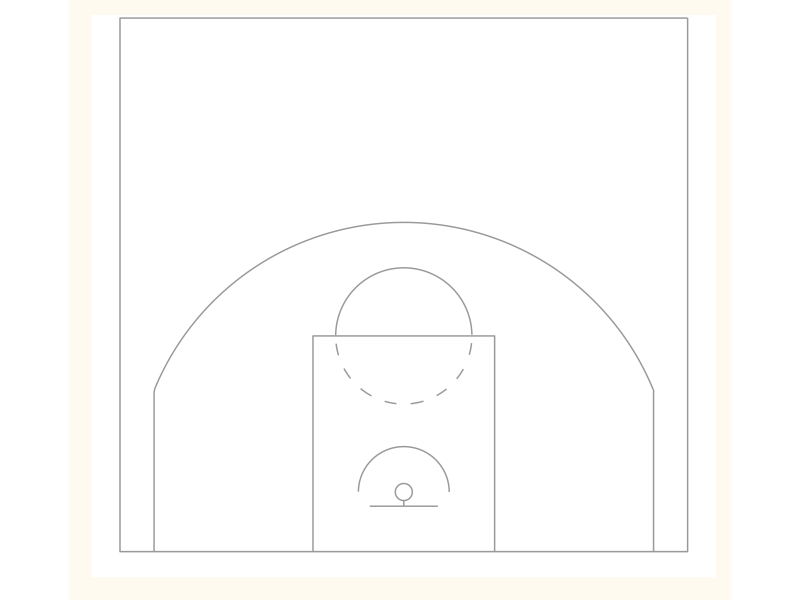

Source code (R):
library(tidyverse)

circle_points = function(center = c(0, 0), radius = 1, npoints = 360) {
  angles = seq(0, 2 * pi, length.out = npoints)
  return(data.frame(x = center[1] + radius * cos(angles),
                    y = center[2] + radius * sin(angles)))
}

width = 50
height = 94 / 2
key_height = 19
inner_key_width = 12
outer_key_width = 16
backboard_width = 6
backboard_offset = 4
neck_length = 0.5
hoop_radius = 0.75
hoop_center_y = backboard_offset + neck_length + hoop_radius
three_point_radius = 23.75
three_point_side_radius = 22
three_point_side_height = 14

court_themes = list(
  light = list(
    court = 'white',
    lines = '#999999',
    text = '#222222',
    made = '#00bfc4',
    missed = '#f8766d',
    hex_border_size = 1,
    hex_border_color = "#000000"
  ),
  dark = list(
    court = '#000004',
    lines = '#999999',
    text = '#f0f0f0',
    made = '#00bfc4',
    missed = '#f8766d',
    hex_border_size = 0,
    hex_border_color = "#000000"
  )
)


plot_court = function(court_theme = court_themes$light, use_short_three = FALSE) {
  if (use_short_three) {
    three_point_radius = 22
    three_point_side_height = 0
  }

  court_points = data.frame(
    x = c(width / 2, width / 2, -width / 2, -width / 2, width / 2),
    y = c(height, 0, 0, height, height),
    desc = "perimeter"
  )

  court_points = bind_rows(court_points , data.frame(
    x = c(outer_key_width / 2, outer_key_width / 2, -outer_key_width / 2, -outer_key_width / 2),
    y = c(0, key_height, key_height, 0),
    desc = "outer_key"
  ))

  court_points = bind_rows(court_points , data.frame(
    x = c(-backboard_width / 2, backboard_width / 2),
    y = c(backboard_offset, backboard_offset),
    desc = "backboard"
  ))

  court_points = bind_rows(court_points , data.frame(
    x = c(0, 0), y = c(backboard_offset, backboard_offset + neck_length), desc = "neck"
  ))

  foul_circle = circle_points(center = c(0, key_height), radius = inner_key_width / 2)

  foul_circle_top = filter(foul_circle, y > key_height) %>%
    mutate(desc = "foul_circle_top")

  foul_circle_bottom = filter(foul_circle, y < key_height) %>%
    mutate(
      angle = atan((y - key_height) / x) * 180 / pi,
      angle_group = floor((angle - 5.625) / 11.25),
      desc = paste0("foul_circle_bottom_", angle_group)
    ) %>%
    filter(angle_group %% 2 == 0) %>%
    select(x, y, desc)

  hoop = circle_points(center = c(0, hoop_center_y), radius = hoop_radius) %>%
    mutate(desc = "hoop")

  restricted = circle_points(center = c(0, hoop_center_y), radius = 4) %>%
    filter(y >= hoop_center_y) %>%
    mutate(desc = "restricted")

  three_point_circle = circle_points(center = c(0, hoop_center_y), radius = three_point_radius) %>%
    filter(y >= three_point_side_height, y >= hoop_center_y)

  three_point_line = data.frame(
    x = c(three_point_side_radius, three_point_side_radius, three_point_circle$x, -three_point_side_radius, -three_point_side_radius),
    y = c(0, three_point_side_height, three_point_circle$y, three_point_side_height, 0),
    desc = "three_point_line"
  )

  court_points = bind_rows(
    court_points,
    foul_circle_top,
    foul_circle_bottom,
    hoop,
    restricted,
    three_point_line
  )


  court_points <- court_points

  ggplot() +
    geom_path(
      data = court_points,
      aes(x = x, y = y, group = desc),
      color = court_theme$lines
    ) +
    coord_fixed(ylim = c(0, 45), xlim = c(-25, 25)) +
    theme_minimal(base_size = 22) +
    theme(
      text = element_text(color = court_theme$text),
      plot.background = element_rect(fill = 'floralwhite', color = 'floralwhite'),
      panel.background = element_rect(fill = court_theme$court, color = court_theme$court),
      panel.grid = element_blank(),
      panel.border = element_blank(),
      axis.text = element_blank(),
      axis.title = element_blank(),
      axis.ticks = element_blank(),
      legend.background = element_rect(fill = court_theme$court, color = court_theme$court),
      legend.margin = margin(-1, 0, 0, 0, unit = "lines"),
      legend.position = "bottom",
      legend.key = element_blank(),
      legend.text = element_text(size = rel(1.0))
    )
}

plot_court(court_themes$light)
